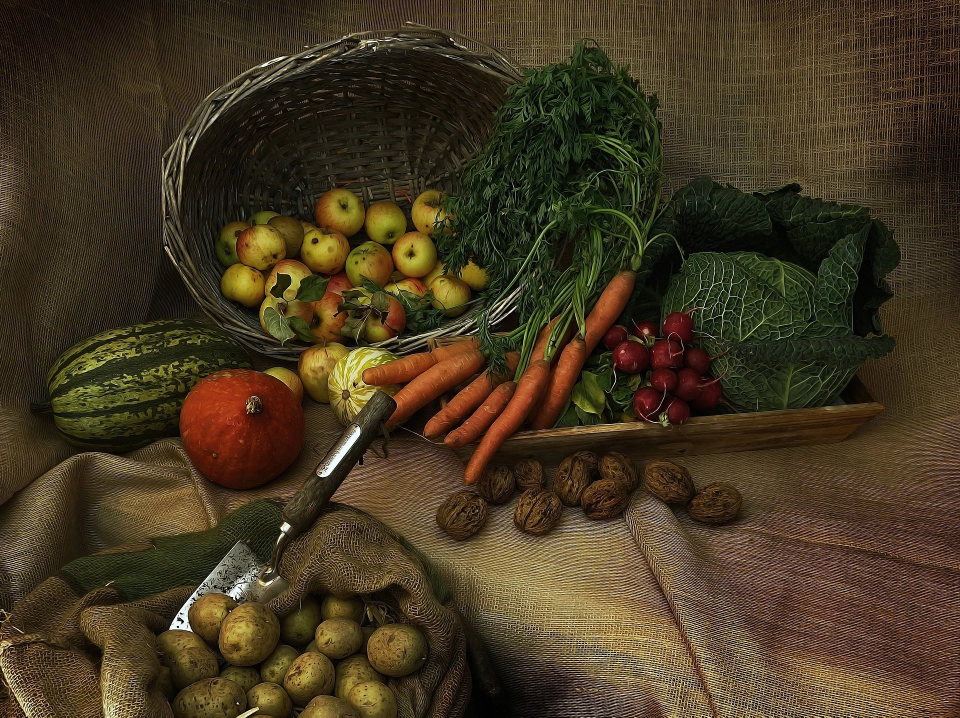
#> input picture YOLO3/video/harvest.jpg, 1920 x 1435 px (shown at 1/2 size)
$ python OpenCV_GP_ex01.py
#> lines starting #> are read from the running program, lines starting #| are printed output that depends on the picture
import cv2
import numpy as np

src = cv2.imread('./video/harvest.jpg', cv2.IMREAD_COLOR)
#> src is the input picture: shape (1435, 1920, 3); mean B, G, R 33.5, 55.7, 68.9
height, width, channel = src.shape
#> height = 1435; width = 1920; channel = 3

srcPoint = np.array([[300, 200], [400, 200], [500, 500], [200,500]], dtype = np.float32)
dstPoint = np.array([[0, 0], [width, 0], [width, height], [0, height]], dtype = np.float32)

matrix = cv2.getPerspectiveTransform(srcPoint, dstPoint)
dst = cv2.warpPerspective(src, matrix, (width, height))
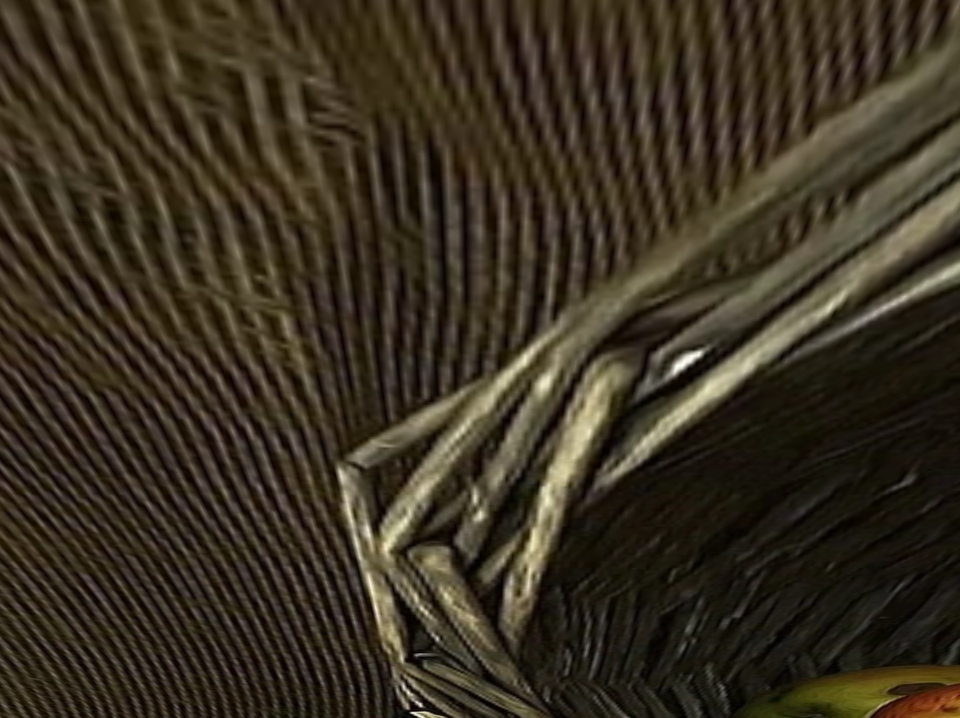
#> dst: shape (1435, 1920, 3) (shown at 1/2 size); mean B, G, R 34.1, 48.9, 57.7

src = cv2.resize(src, dsize=(800, 600), interpolation=cv2.INTER_AREA)
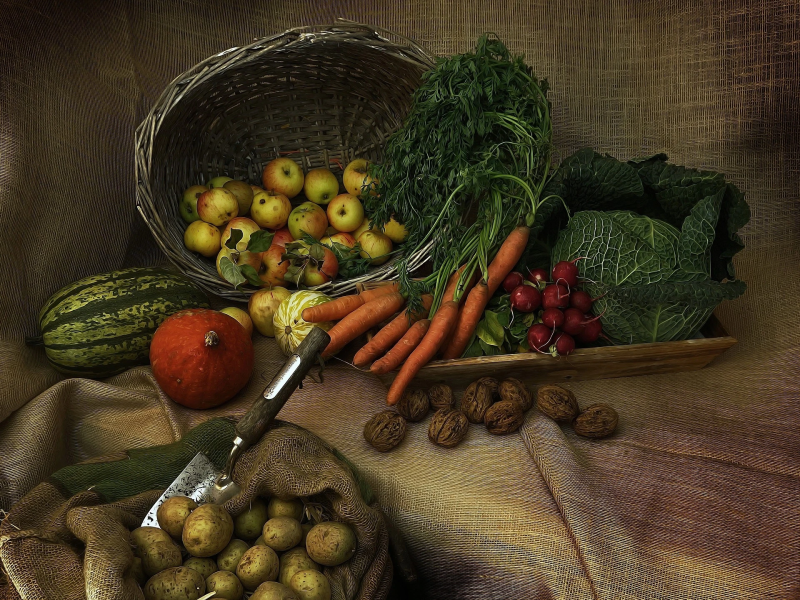
#> src: shape (600, 800, 3); mean B, G, R 33.5, 55.7, 68.9
dst = cv2.resize(dst, dsize=(800, 600), interpolation=cv2.INTER_AREA)
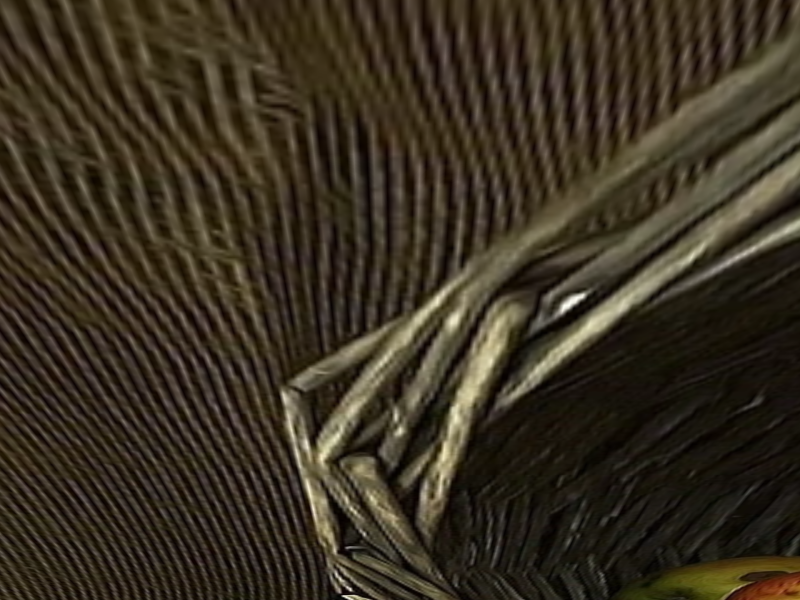
#> dst: shape (600, 800, 3); mean B, G, R 34.1, 48.9, 57.7

cv2.imshow('src', src)
cv2.imshow('dst', dst)
cv2.waitKey()
cv2.destroyAllWindows()
